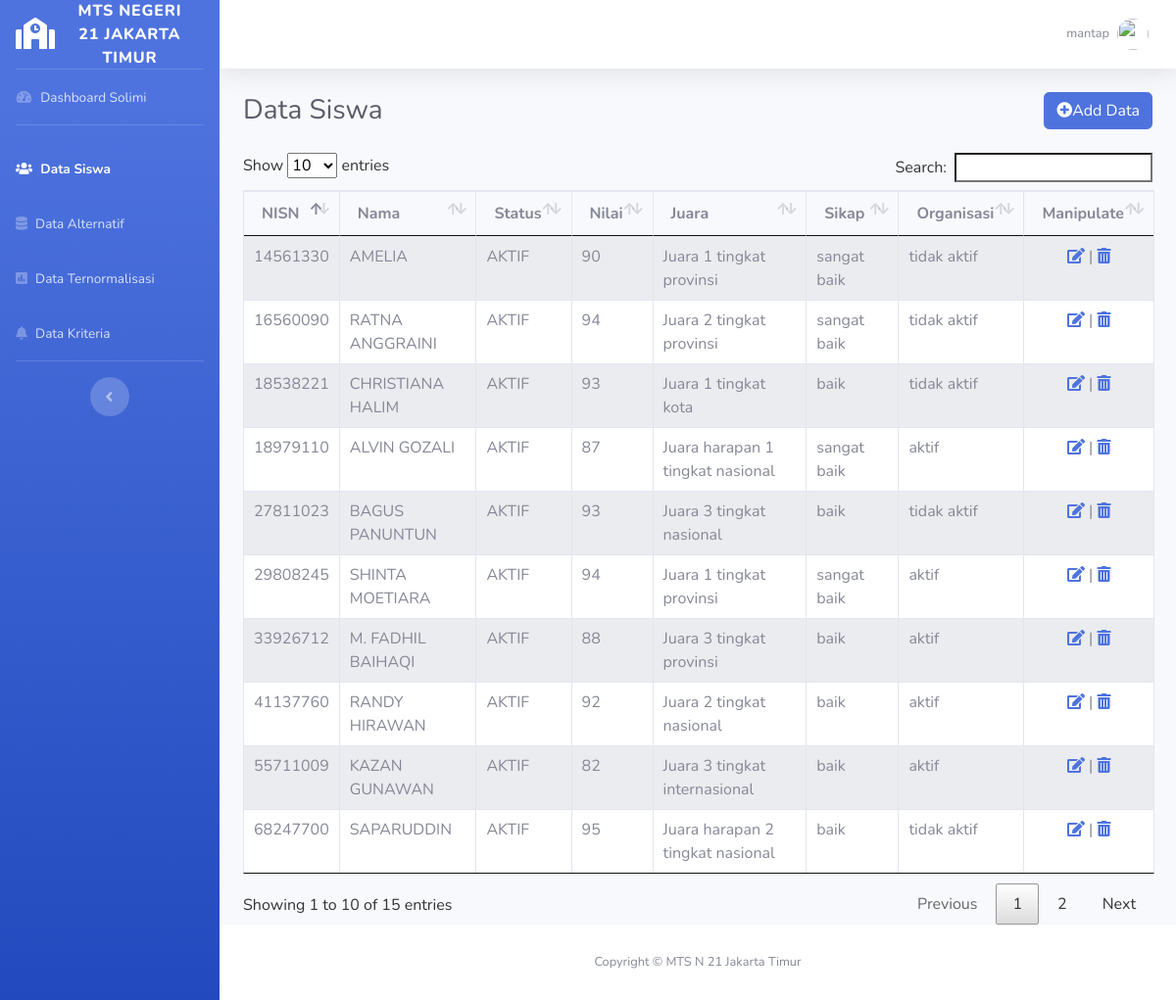
The app's page /siswa.php (signed in) with its own data.
### tables this page shows
CREATE TABLE `siswa` (
  `id_siswa` int(11) NOT NULL,
  `nisn` int(11) DEFAULT NULL,
  `nama_siswa` varchar(100) DEFAULT NULL,
  `status` varchar(30) DEFAULT NULL,
  `nilai_siswa` decimal(5,0) DEFAULT NULL,
  `juara` varchar(100) DEFAULT NULL,
  `sikap` varchar(30) DEFAULT NULL,
  `organisasi` varchar(30) DEFAULT NULL
);

### siswa.php (the view, shortened to what this page needs)
<?php
  include 'system/database.php';
 ?>
<!DOCTYPE html>
<html lang="en">
<head>
  <link rel="stylesheet" type="text/css" href="css/dataTables.bootstrap4.min.css">
  <link rel="stylesheet" type="text/css" href="css/jquery.dataTables.css">
  <link href="vendor/fontawesome-free/css/all.min.css" rel="stylesheet" type="text/css">
  <link href="css/sb-admin-2.min.css" rel="stylesheet">
</head>
<body id="page-top">
  <div id="wrapper">
    <ul class="navbar-nav bg-gradient-primary sidebar sidebar-dark accordion" id="accordionSidebar">
      <a class="sidebar-brand d-flex align-items-center justify-content-center" href="index.html">
        <div class="sidebar-brand-icon">
          <i class="fas fa-school" style="color:#ffffff"></i>
        </div>
        <div class="sidebar-brand-text mx-3">MTS Negeri 21 Jakarta Timur</div>
      </a>
      <hr class="sidebar-divider my-0">
      <li class="nav-item">
        <a class="nav-link" href="dashboard.php">
          <i class="fas fa-fw fa-tachometer-alt"></i>
          <span>Dashboard Solimi</span></a>
      </li>
      <hr class="sidebar-divider">
      <li class="nav-item active">
        <a class="nav-link" href="siswa.php">
          <i class="fas fa-users"></i>
          <span>Data Siswa</span></a>
      </li>
      <li class="nav-item">
        <a class="nav-link" href="alternatif.php">
          <i class="fas fa-database"></i>
          <span>Data Alternatif</span></a>
      </li>
      <li class="nav-item">
        <a class="nav-link" href="hasil.php">
          <i class="fas fa-poll"></i>
          <span>Data Ternormalisasi</span></a>
      </li>
      <li class="nav-item">
        <a class="nav-link" href="kriteria.php">
          <i class="fas fa-bell"></i>
          <span>Data Kriteria</span></a>
      </li>
      <hr class="sidebar-divider d-none d-md-block">
      <div class="text-center d-none d-md-inline">
        <button class="rounded-circle border-0" id="sidebarToggle"></button>
      </div>
    </ul>
    <div id="content-wrapper" class="d-flex flex-column">
      <div id="content">
        <nav class="navbar navbar-expand navbar-light bg-white topbar mb-4 static-top shadow">
          <ul class="navbar-nav ml-auto">
            <li class="nav-item dropdown no-arrow">
              <a class="nav-link dropdown-toggle" href="#" id="userDropdown" role="button" data-toggle="dropdown" aria-haspopup="true" aria-expanded="false">
                <span class="mr-2 d-none d-lg-inline text-gray-600 small"><?php echo $_SESSION['username']; ?></span>
                <img class="img-profile rounded-circle" src="img/profile-admin.jpg">
              </a>
            </li>
          </ul>
        </nav>
        <div class="container-fluid">
          <div class="d-sm-flex align-items-center justify-content-between mb-4">
            <h1 class="h3 mb-0 text-gray-800">Data Siswa</h1>
            <a href="" class="btn btn-primary" data-toggle="modal" data-target="#modal-tambah"><i class="fas fa-plus-circle"></i>Add Data</a>
          </div>
          <div class="row">
            <div class="col-md-12">
              <table id="myTable" class="table table-bordered table-striped table">
                <thead>
                  <tr>
                    <th>NISN</th>
                    <th>Nama</th>
                    <th>Status</th>
                    <th>Nilai</th>
                    <th>Juara</th>
                    <th>Sikap</th>
                    <th>Organisasi</th>
                    <th class="text-center">Manipulate</th>
                  </tr>
                </thead>
                <tbody>
                  <?php
                    $query = mysqli_query($connection, "SELECT id_siswa, nisn, nama_siswa, status, nilai_siswa, juara, sikap, organisasi FROM siswa");
                    while ($ssiswa = mysqli_fetch_array($query)) {
                   ?>
                  <tr >
                    <td><?php echo $ssiswa['nisn'] ?></td>
                    <td><?php echo $ssiswa['nama_siswa'] ?></td>
                    <td><?php echo $ssiswa['status'] ?></td>
                    <td><?php echo $ssiswa['nilai_siswa'] ?></td>
                    <td><?php echo $ssiswa['juara'] ?></td>
                    <td><?php echo $ssiswa['sikap'] ?></td>
                    <td><?php echo $ssiswa['organisasi'] ?></td>
                    <td class="text-center font color=black"><a href="siswa.php?id_siswa=<?php echo  $ssiswa['nisn'] ?>" data-toggle="modal" data-target="#modal-edit<?php echo $ssiswa['id_siswa'] ?>"><i class='fas fa-edit'></i></a> | <a href="hapus_siswa.php?id_siswa=<?php echo $ssiswa['id_siswa'] ?>"><i class='fas fa-trash-alt'></i></a></td>
                  </tr>
                  <?php
                    }
                   ?>
                </tbody>
              </table>
            </div>
          </div>
        </div>
      </div>
      <footer class="sticky-footer bg-white">
        <div class="container my-auto">
          <div class="copyright text-center my-auto">
            <span>Copyright &copy; MTS N 21 Jakarta Timur</span>
          </div>
        </div>
      </footer>
    </div>
  </div>
</body>
</html>

### records on screen
siswa: nisn "18979110", nama_siswa "ALVIN GOZALI", status "AKTIF", nilai_siswa "87", juara "Juara harapan 1 tingkat nasional", sikap "sangat baik", organisasi "aktif"
siswa: nisn "27811023", nama_siswa "BAGUS PANUNTUN", status "AKTIF", nilai_siswa "93", juara "Juara 3 tingkat nasional", sikap "baik", organisasi "tidak aktif"
siswa: nisn "14561330", nama_siswa "AMELIA", status "AKTIF", nilai_siswa "90", juara "Juara 1 tingkat provinsi", sikap "sangat baik", organisasi "tidak aktif"
siswa: nisn "18538221", nama_siswa "CHRISTIANA HALIM", status "AKTIF", nilai_siswa "93", juara "Juara 1 tingkat kota", sikap "baik", organisasi "tidak aktif"
siswa: nisn "55711009", nama_siswa "KAZAN GUNAWAN", status "AKTIF", nilai_siswa "82", juara "Juara 3 tingkat internasional", sikap "baik", organisasi "aktif"
siswa: nisn "41137760", nama_siswa "RANDY HIRAWAN", status "AKTIF", nilai_siswa "92", juara "Juara 2 tingkat nasional", sikap "baik", organisasi "aktif"
siswa: nisn "16560090", nama_siswa "RATNA ANGGRAINI", status "AKTIF", nilai_siswa "94", juara "Juara 2 tingkat provinsi", sikap "sangat baik", organisasi "tidak aktif"
siswa: nisn "68247700", nama_siswa "SAPARUDDIN", status "AKTIF", nilai_siswa "95", juara "Juara harapan 2 tingkat nasional", sikap "baik", organisasi "tidak aktif"
siswa: nisn "29808245", nama_siswa "SHINTA MOETIARA", status "AKTIF", nilai_siswa "94", juara "Juara 1 tingkat provinsi", sikap "sangat baik", organisasi "aktif"
siswa: nisn "33926712", nama_siswa "M. FADHIL BAIHAQI", status "AKTIF", nilai_siswa "88", juara "Juara 3 tingkat provinsi", sikap "baik", organisasi "aktif"

### other values on screen
$_SESSION['username'] "mantap"
